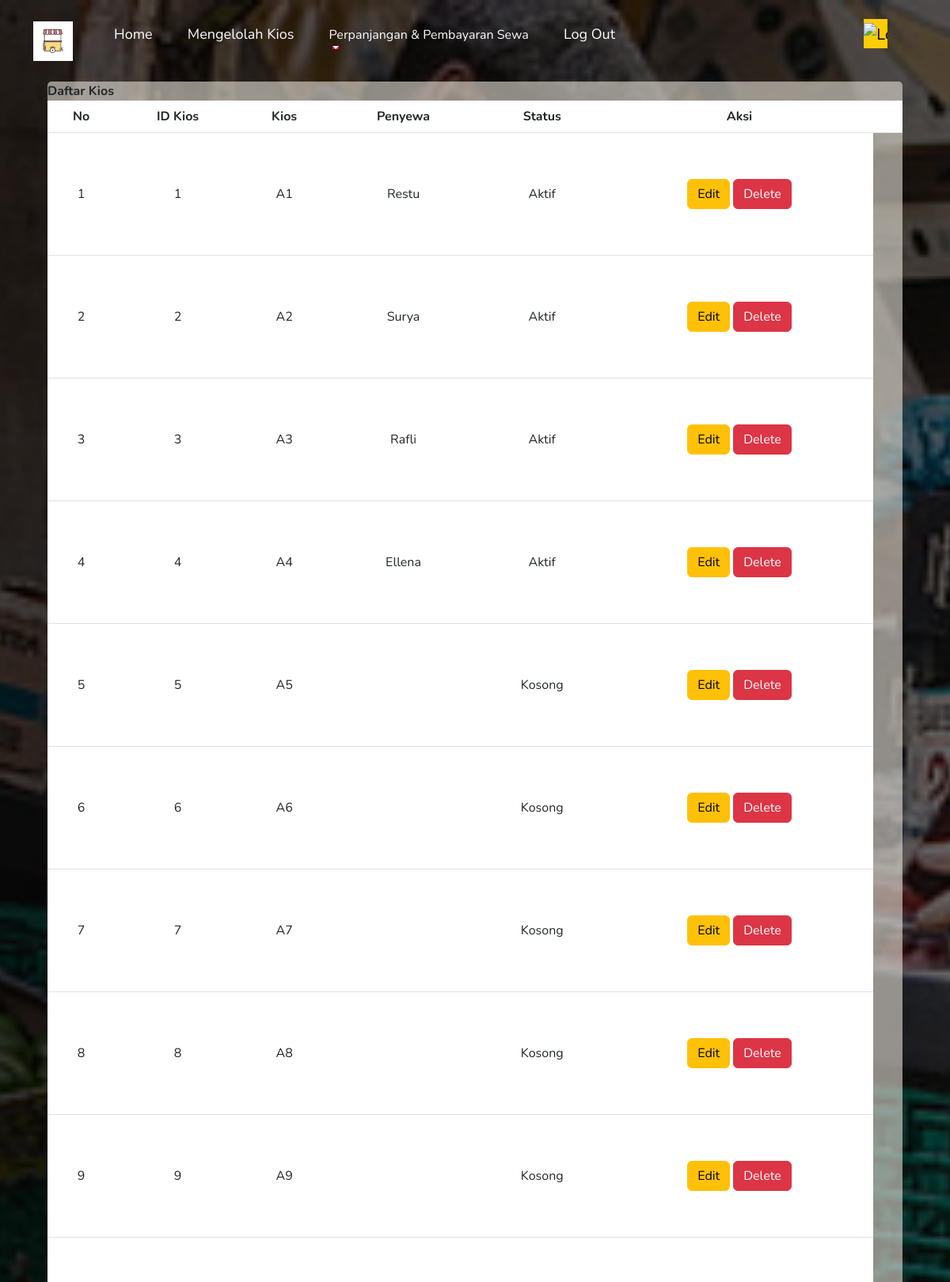
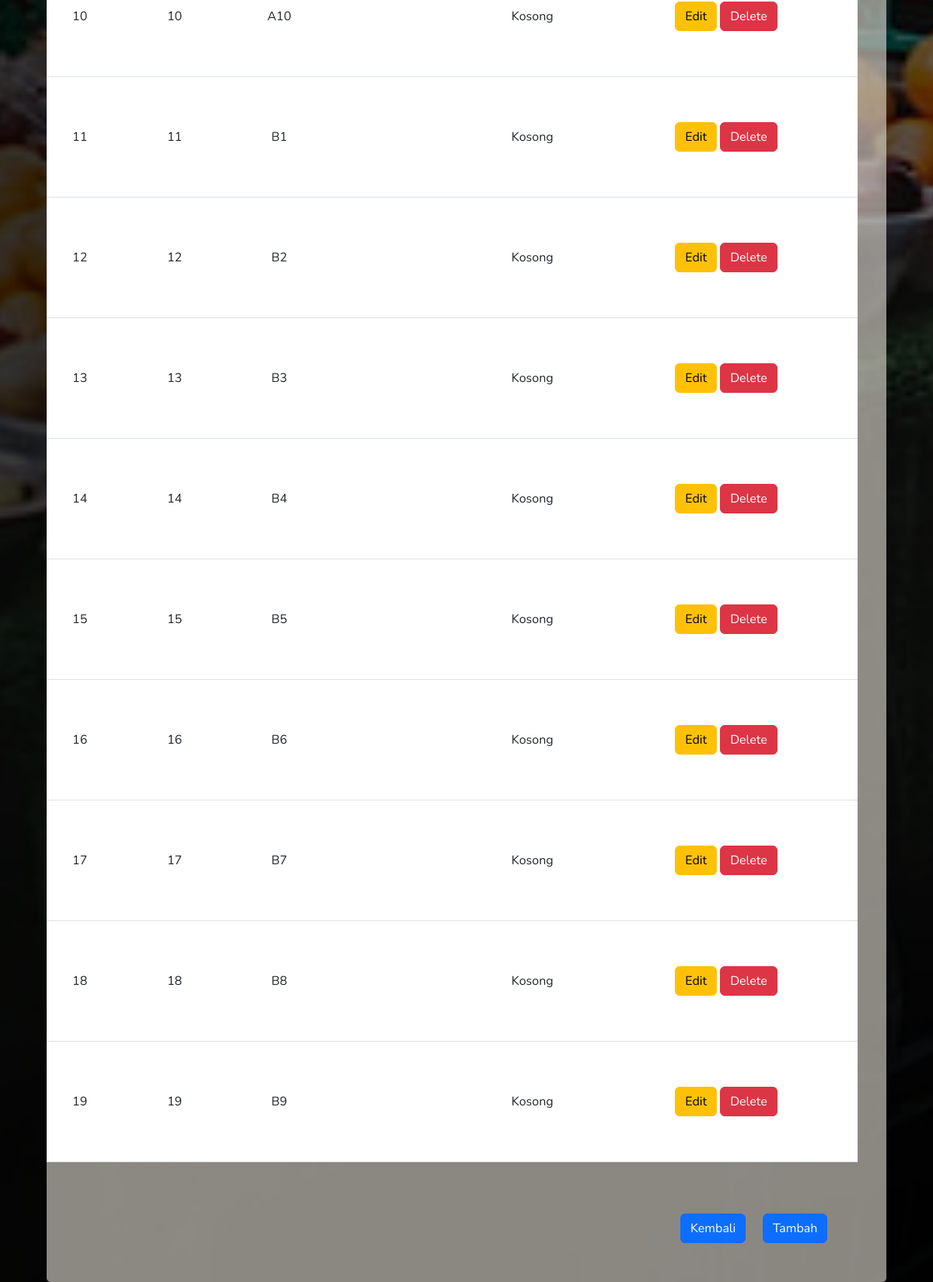
Page /mengelolahKios.php on the committed database (2 pictures, top to bottom).
### tables this page shows
CREATE TABLE `datakios` (
  `idKios` int(8) NOT NULL,
  `kioss` varchar(30) NOT NULL,
  `penyewa` varchar(30) DEFAULT NULL,
  `statuss` varchar(30) NOT NULL
);

### mengelolahKios.php (the view, shortened to what this page needs)
<?php
include 'koneksi.php';
$query = "SELECT * FROM datakios";
$sql = mysqli_query($mysqli, $query);
$no = 1;
?>
<!DOCTYPE html>
<html>
<head>
    <link rel="stylesheet" href="style.css">
    <link rel="stylesheet" href="https://cdn.jsdelivr.net/npm/bootstrap@5.3.0-alpha3/dist/css/bootstrap.min.css">
</head>
<body>
    <div id="headerMemesan">
        <div class="container">
            <nav class="navbar navbar-expand-lg ">
                <img class="logo" src="images/logo.jpg">
                <ul>
                    <li><a href="homePengelolah.php">Home</a></li>
                    <li><a href="mengelolahKios.php">Mengelolah Kios </a></li>
                    <li class="nav-item dropdown">
              <a
                class="nav-link dropdown-toggle"
                href="#"
                role="button"
                data-bs-toggle="dropdown"
                aria-expanded="false"
                style="color:white"
              >
                Perpanjangan & Pembayaran Sewa
              </a>
            </li>
                    <li><a href="logoutPengelolah.php"<?php echo "onClick=\"return confirm('Apakah anda yakin Log Out?')\";"?>>Log Out</a></li>
                    <li><a class="navbar-brand " style="margin-left:270px; background-color: #ffcc00;" href="tanggapanKeluhan.php">
                    <img src="https://raw.githubusercontent.com/NaufallHilal/test/main/5848-removebg.png" alt="Logo" width="30" height="30" class="d-inline-block align-text-end "">
                     </a></li>
                  </ul>
            </nav>
        </div>
        <div class="LayerKios">
           <caption><b>Daftar Kios</b></caption>
           <div class="table-responsive">
            <table class="table align-middle">
                <thead>
                  <tr>
                    <th scope="col">No</th>
                    <th scope="col">ID Kios</th>
                    <th scope="col">Kios</th>
                    <th scope="col">Penyewa</th>
                    <th scope="col">Status</th>
                    <th scope="col">Aksi</th>
                    <th></th>
                  </tr>
                </thead>
                <tbody>
                <?php while ($result = mysqli_fetch_assoc($sql)) { ?>
                  <tr>
                   <td><?php echo $no++ ?></td>
                    <td><?= $result['idKios']; ?></td>
                    <td><?= $result['kioss']; ?></td>
                    <td><?= $result['penyewa']; ?></td>
                    <td><?= $result['statuss']; ?></td>
                    <td>
                      <a href="editKios.php?idKios= <?php echo $result['idKios'];?>" class="btn btn-warning">Edit</a>
                      <a href="deleteKios.php?idKios= <?php echo $result['idKios'];?>" class="btn btn-danger"
                      <?php echo "onClick=\"return confirm('Apakah anda yakin akan menghapus data?')\";"?>>Delete</a>
                    </td>
                  </tr>
                  <?php } ?>
                </tbody>
              </table>
            <a href="tambahKios.php" class="btn btn-primary float-end" style="margin-right: 7%;">Tambah</a>
            <a href="homePengelolah.php" class="btn btn-primary float-end" style="margin-right: 2%;">Kembali</a>
            </div>
        </div>
    </div>
</body>
</html>

### style.css (style rules this page uses)
* { margin: 0; padding: 0; font-family: "Nunito", sans-serif; box-sizing: border-box; }
body { background: #080808; color: #fff; }
#headerMemesan { width: 100%; height: auto; background-image: url(images/pasarr.png); background-repeat: repeat-x; background-size: cover; background-position: center; }
.container { padding: 10px 10%; }
nav { display: flex; align-items: center; justify-content: space-between; flex-wrap: wrap; }
nav ul li { display: inline-block; list-style: none; margin: 10px 20px; }
.logo { width: 50px; }
nav ul li a { color: #fff; text-decoration: none; font-size: 18px; position: relative; }
nav ul li a::after { content: ""; width: 0; height: 3px; background: #ff004f; position: absolute; left: 0; bottom: -6px; transition: 0.5s ease 0s; }
.btn { display: block; margin: 50px auto; width: fit-content; border: 1px solid #ff004f; padding: 14px 50px; border-radius: 6px; text-decoration: none; color: #fff; transition: background 0.5s; }
.LayerKios { background-color: #eae5dc96; width: 90%; height: 70%; position: relative; top: 7%; margin-left: 5%; z-index: 2; border-radius: 5px; }
.LayerKios table { text-align: center; }

### rows in the picture
datakios: idKios "1", kioss "A1", penyewa "Restu", statuss "Aktif"
datakios: idKios "2", kioss "A2", penyewa "Surya", statuss "Aktif"
datakios: idKios "3", kioss "A3", penyewa "Rafli", statuss "Aktif"
datakios: idKios "4", kioss "A4", penyewa "Ellena", statuss "Aktif"
datakios: idKios "5", kioss "A5", statuss "Kosong"
datakios: idKios "6", kioss "A6", statuss "Kosong"
datakios: idKios "7", kioss "A7", statuss "Kosong"
datakios: idKios "8", kioss "A8", statuss "Kosong"
datakios: idKios "9", kioss "A9", statuss "Kosong"
datakios: idKios "10", kioss "A10", statuss "Kosong"
datakios: idKios "11", kioss "B1", statuss "Kosong"
datakios: idKios "12", kioss "B2", statuss "Kosong"
datakios: idKios "13", kioss "B3", statuss "Kosong"
datakios: idKios "14", kioss "B4", statuss "Kosong"
datakios: idKios "15", kioss "B5", statuss "Kosong"
datakios: idKios "16", kioss "B6", statuss "Kosong"
datakios: idKios "17", kioss "B7", statuss "Kosong"
datakios: idKios "18", kioss "B8", statuss "Kosong"
datakios: idKios "19", kioss "B9", statuss "Kosong"
